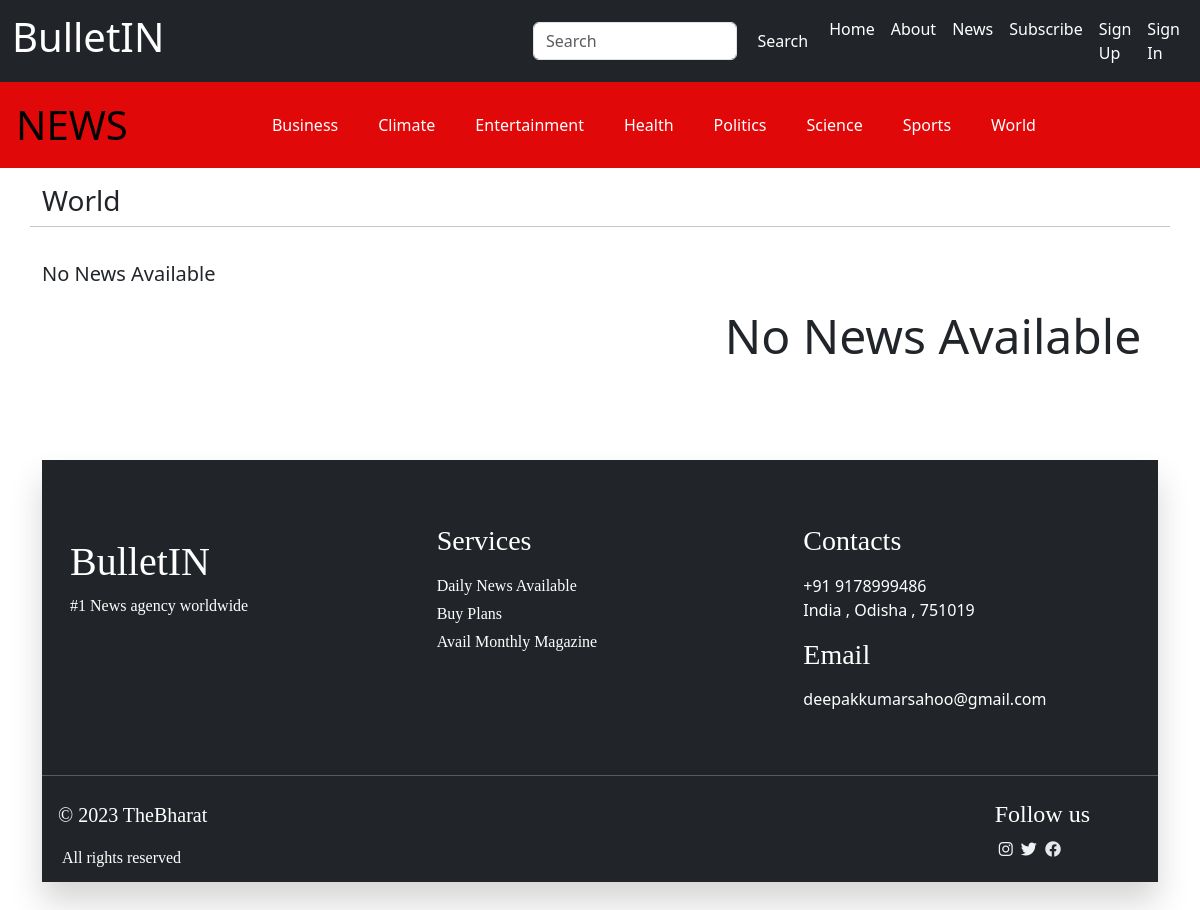
Before: /news/news_category/9/ with the older database file.
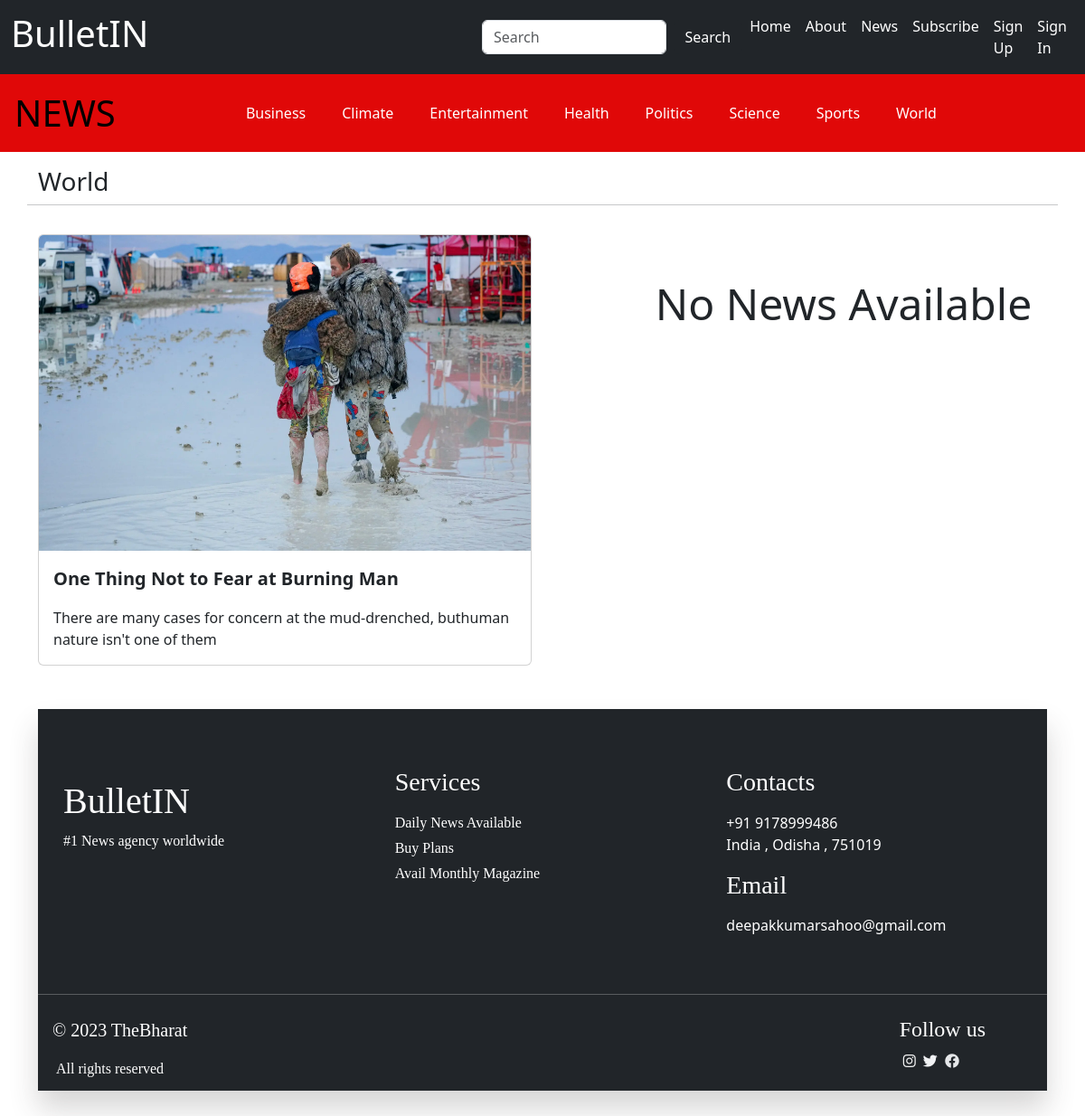
After: the same page with the newer database file.
### news/models.py (models this page shows, shortened)
class News(models.Model):
    category = models.ForeignKey(Category, on_delete = models.CASCADE)
    headline = models.CharField(max_length=255, blank=True)
    report_by = models.CharField(max_length=255)
    date = models.DateField(auto_now_add=True)
    content = models.TextField()
    likes = models.ManyToManyField(User,blank=True)
    dislikes = models.IntegerField(default=0)
    cover_photo = models.ImageField(upload_to="news_cover_images", blank=True)
    cover_text = models.CharField(max_length=255, blank=True)
    news_type = models.ManyToManyField(NewsType,blank=True)
    class Meta:
        verbose_name_plural = "News"
        ordering = ['-date']

### news/views.py (the view)
# urls.py: path("news_category/<int:cid>/", news_category, name="news_category"),
def news_category(request, cid):
    news1 = News.objects.filter(category = cid).order_by('?').first()
    news = News.objects.filter(category = cid).order_by('?')[1:4]
    categories = Category.objects.exclude(category__in = ("Opinion","Photography")).order_by('category')
    each_category = Category.objects.filter(id = cid)
    dict = {
        "news1" : news1,
        "news" : news,
        "categories" : categories,
        "each_category" : each_category
    }
    return render(request, 'news/news_category.html', dict)

### templates/news/news_category.html (shortened to what this page needs)
{% extends 'base.html' %}
{% block content %}
{% include 'news_navbar.html' %}
<div class="container">
  <div class="row py-3">
    {% if each_category %}
      {% for c in each_category   %}
        <h3>{{c.category}}</h3>
        <hr>
      {% endfor %}
    {% endif %}
  </div>
</div>
<div class="container">
  <div class="row">
    <div class="col-md-6">
      {% if news1 %}
      <a href="{% url 'news_details' news1.id %}">
        <div class="card">
          <img src="{{news1.cover_photo.url}}" class="card-img-top" alt="Image is here">
          <div class="card-body">
            <p class="card-text fw-semibold fs-5 headline">{{news1.headline}}</p>
            <p class="card-text">{{news1.cover_text}}</p>
          </div>
        </div>
      </a>
      {% else %}
      <div class="lead">No News Available</div>
      {% endif %}
    </div>
    <div class="col-md-6">
      <div class="row">
        {% if news %}
        {% for new in news %}
          <div class="col-md-4  me-4">
            <a href="{% url 'news_details' new.id %}">
              <div class="card" style="width: 14rem;">
                <img src="{{new.cover_photo.url}}" class="card-img-top" alt="News image here">
                <div class="card-body">
                  <p class="card-text fw-semibold headline">{{new.headline}}</p>
                  {% comment %} <p class="card-text">{{new.cover_text}}</p> {% endcomment %}
                </div>
              </div>
          </a>
          </div>
        {% endfor %}
        {% else %}
        <div class="display-5 d-flex justify-content-center m-5">No News Available</div>
        {% endif %}
      </div>
    </div>
  </div>
{% endblock content %}

Changed rows visible on the page:
added News: cover_photo (picture), headline "One Thing Not to Fear at Burning Man", cover_text "There are many cases for concern at the mud-drenched, buthuman nature isn't one of them"
Other visible differences:
text no longer shown: "No News Available"
